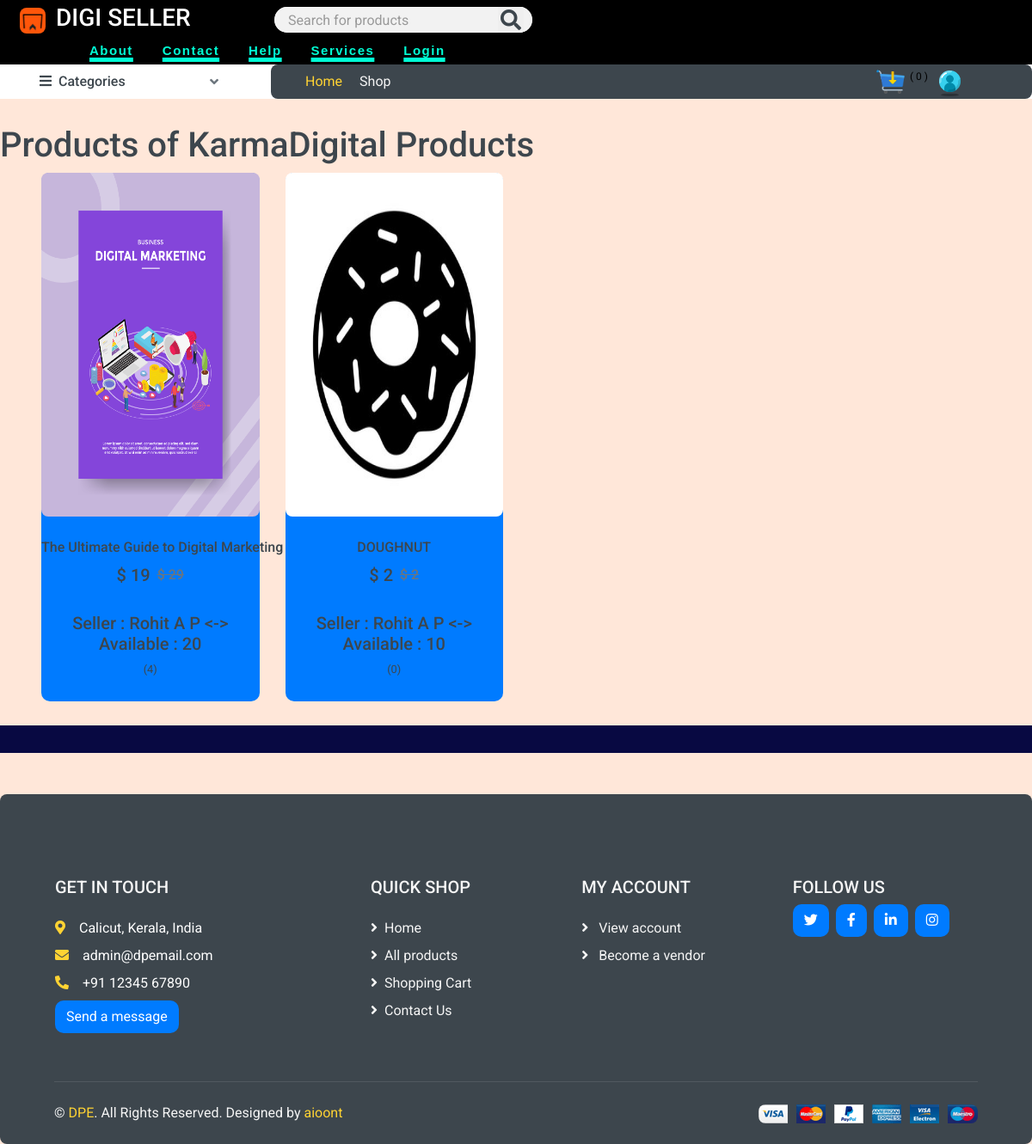
The page /vendors/3/ on the database its author committed.
### store/models.py (models this page shows, shortened)
class Vendor(models.Model):
    ACTIVE = 'active'
    DELETEED = 'deleted'
    STATUS_CHOICES = (
        (ACTIVE, 'active'),
        (DELETEED,  'deleted')
    )
    user = models.ForeignKey(User, related_name='vendors', on_delete=models.CASCADE, default=True)
    no_of_product = models.IntegerField(null=True)
    income = models.IntegerField(null=True)
    joined_in = models.DateTimeField(auto_now_add=True)
    status = models.CharField(max_length=20, choices=STATUS_CHOICES, default=ACTIVE)
    vendor_name = models.CharField(null=True, max_length=255)
    vendor_email = models.EmailField(null=True,max_length=100, unique=True)
    vendor_address = models.CharField(null=True,max_length=255)
    vendor_image = models.ImageField(upload_to='uploads/vendor_images/', blank=True, null=True)
    print(user)

class Product(models.Model):
    DRAFT = 'draft'
    WAITING_APPROVAL = 'waitingapproval'
    ACTIVE = 'active'
    DELETEED = 'deleted'
    STATUS_CHOICES = (
        (DRAFT, 'Draft'),
        (WAITING_APPROVAL, 'waitingapproval'),
        (ACTIVE, 'active'),
        (DELETEED,  'deleted')
    )
    user = models.ForeignKey(User, related_name='products', on_delete=models.CASCADE)  #vendor who added product
    category = models.ForeignKey(Category, related_name='products', on_delete=models.CASCADE)
    title = models.CharField(max_length=50)
    digital_product = models.FileField(upload_to='uploads/digital_product/')
    image = models.ImageField(upload_to='uploads/product_images/', null=True)
    video = models.FileField(upload_to='uploads/videos/', null=True)
    slug = models.SlugField(max_length=50)
    description = models.TextField(blank=True)
    price = models.IntegerField()
    discount_price = models.IntegerField(blank=True, null=True) #video_url = models.URLField()  URLField stores a string representing the URL of the video.  <iframe width="560" height="315" src="{{ product.video_url }}" frameborder="0" allowfullscreen></iframe>
    quantity = models.IntegerField(blank=True, null=True)
    sold = models.IntegerField(blank=True, null=True,default=0)
    rating = models.IntegerField(default=0)
    created_at = models.DateTimeField(auto_now_add=True)
    updated_at = models.DateTimeField(auto_now=True)
    status = models.CharField(max_length=20, choices=STATUS_CHOICES, default=ACTIVE)
    class Meta:
        ordering = ('-created_at',)

### userprofile/models.py (models this page shows, shortened)
class CustomUser(AbstractUser):
    username = None
    email = models.EmailField(_('email address'), unique=True)
    mobile = models.CharField(max_length=15, null=True, blank= True)
    is_vendor = models.BooleanField(default=False)
    USERNAME_FIELD = 'email'
    REQUIRED_FIELDS = ['mobile']
    objects = CustomUserManager()

### userprofile/views.py (the view)
# urls.py: path('vendors/<int:vendor_id>/', views.vendor_detail, name='vendor_detail'),
def vendor_detail(request, vendor_id):
    vendor = get_object_or_404(Vendor, pk=vendor_id)
    products = Product.objects.filter(user__vendors=vendor).exclude(status=Product.DELETEED)
    return render(request, 'vendor_detail.html', {
        'products': products,
        'vendor': vendor,
    })

### store/cart.py (called while the page is built)
    def __len__(self):
        return sum(item['quantity'] for item in self.cart.values())

### store/context_processors.py (called while the page is built)
def cart(request):  # to make cart globally available context_processord.py used
    return {'cart': Cart(request)}

### store/templatetags/menu.py (called while the page is built)
@register.inclusion_tag('menu.html')
def menu():
    categories = Category.objects.all()
    return {'categories':categories}

### userprofile/templates/vendor_detail.html (shortened to what this page needs)
{% extends 'base.html' %}
{% block content %}
<h1 class="text-2xl"> Products of {{ vendor.vendor_name }}</h1>
{% include 'partials/products.html' %}
{% endblock %}

### store/templates/partials/products.html (shortened to what this page needs)
{% load static %}
{% if products %}
 <div class="row px-xl-5 text-dark flex">
        {% for product in products %}
           <div class="col-lg-3 col-md-4 col-sm-6 pb-1">
               <div class="product-item bgof mb-4">
                   {% if product.image %}
                   <div class="product-img position-relative overflow-hidden">
                     <img class = "img-fluid" src="{{ product.image.url }}" alt="Image of {{ product.title }}">
                   </div>
                   {% else %}
                        <div class="product-img position-relative overflow-hidden">
                            <img class="img-fluid" src="{% static 'img/no-img.png' %}" alt="No image">
                        </div>
                    {% endif %}
                    <div class="text-center py-4">
                        <a class="h6 text-decoration-none text-truncate" href="{% url 'product_detail' product.category.slug product.slug %}">  {{ product.title }} </a>
                        <div class="d-flex align-items-center justify-content-center mt-2">
                            <h5>  $ {{ product.discount_price }} </h5>
                            <h6 class="text-muted ml-2"><del> $ {{ product.price }} </del></h6>
                        </div>
                              <br>
                                <h5>Seller : {% firstof product.user.get_full_name product.user.username %} <-> Available : {{ product.quantity }}</h5>
                        <div class="d-flex align-items-center justify-content-center mb-1">
                            <small>({{ product.sold }})</small>
                        </div>
                    </div>
                </div>
        </div>
        {% endfor %}
</div>
{% else %}
<center><h3 class="text-dark">No products to shows</h3></center>
{% endif %}

### rows shown on the page
Vendor: vendor_name "KarmaDigital Products"
Product: image (picture), title "The Ultimate Guide to Digital Marketing", discount_price "19", user.last_name "Rohit A P", quantity "20", sold "4"
Product: image (picture), title "DOUGHNUT", discount_price "2", user.last_name "Rohit A P", quantity "10", sold "0"

### other values the page prints
{{ cart|length }} "0"
